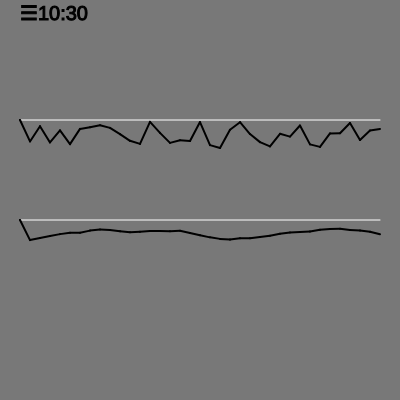
Frame 1 (no input)
Frame 60 (no input): identical to frame 1, image omitted
Frame 120 (the mouse pressed at the canvas centre since frame 60): identical to frame 1, image omitted

The p5.js sketch that drew this single still picture (run headless with seeded random() and noise() and a simulated clock; from frame 60 on, the mouse is pressed at the canvas centre):

// p5.js sketch
// ── sketch.js
let border;
let leftMargin;
let rightMargin;
let topMargin;
let bottomMargin;
let stepSlider, rangeSlider;

function setup() {
  createCanvas(400, 400);
  stepSlider = createSlider(1, 100, 10);
  rangeSlider = createSlider(10, 50, 30);

  stepSlider.input(drawLines);
  rangeSlider.input(drawLines);

  textSize(20);

  border = 20;
  leftMargin = border;
  rightMargin = width - border;
  topMargin = border;
  bottomMargin = height - border;
  drawLines();
}

function drawLines() {
  background(120);
  smooth();
  drawRandom();
  drawNoise();
  strokeWeight(1);
  text("☰" + stepSlider.value() + ":" + rangeSlider.value(), leftMargin, topMargin);
}

function draw() {

}

function drawRandom() {

  let origin = 120;
  let range = rangeSlider.value();

  stroke(255);
  strokeWeight(1);
  line(leftMargin, origin, rightMargin, origin);
  let step = stepSlider.value();
  let lastX = leftMargin;
  let lastY = origin;
  let y = lastY;
  stroke(0);
  strokeWeight(2);
  for (let x = leftMargin; x <= rightMargin; x += step) {
    line(x, y, lastX, lastY);
    lastX = x;
    lastY = y;
    y = origin + random(range);
  }

}

function drawNoise() {

  let origin = 220;
  let yNoise = 0;
  let range = rangeSlider.value();
  stroke(255);
  strokeWeight(1);
  line(leftMargin, origin, rightMargin, origin);
  let step = stepSlider.value();
  let lastX = leftMargin;
  let lastY = origin;
  let y = lastY;
  stroke(0);
  strokeWeight(2);
  for (let x = leftMargin; x <= rightMargin; x += step) {
    line(x, y, lastX, lastY);
    lastX = x;
    lastY = y;
    y = origin + noise(yNoise) * range;
    yNoise += 0.1;
  }

}
